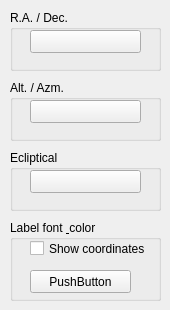
     <widget class="QWidget" name="stackedWidget_2Page5">
      <widget class="QGroupBox" name="groupBox">
       <property name="geometry">
        <rect>
         <x>10</x>
         <y>10</y>
         <width>151</width>
         <height>61</height>
        </rect>
       </property>
       <property name="title">
        <string>R.A. / Dec.</string>
       </property>
       <widget class="CPushColorButton" name="pushButton_8">
        <property name="geometry">
         <rect>
          <x>20</x>
          <y>20</y>
          <width>111</width>
          <height>23</height>
         </rect>
        </property>
        <property name="text">
         <string/>
        </property>
       </widget>
      </widget>
      <widget class="QGroupBox" name="groupBox_2">
       <property name="geometry">
        <rect>
         <x>10</x>
         <y>80</y>
         <width>151</width>
         <height>61</height>
        </rect>
       </property>
       <property name="title">
        <string>Alt. / Azm.</string>
       </property>
       <widget class="CPushColorButton" name="pushButton_9">
        <property name="geometry">
         <rect>
          <x>20</x>
          <y>20</y>
          <width>111</width>
          <height>23</height>
         </rect>
        </property>
        <property name="text">
         <string/>
        </property>
       </widget>
      </widget>
      <widget class="QGroupBox" name="groupBox_3">
       <property name="geometry">
        <rect>
         <x>10</x>
         <y>150</y>
         <width>151</width>
         <height>61</height>
        </rect>
       </property>
       <property name="title">
        <string>Ecliptical</string>
       </property>
       <widget class="CPushColorButton" name="pushButton_10">
        <property name="geometry">
         <rect>
          <x>20</x>
          <y>20</y>
          <width>111</width>
          <height>23</height>
         </rect>
        </property>
        <property name="text">
         <string/>
        </property>
       </widget>
      </widget>
      <widget class="QGroupBox" name="groupBox_18">
       <property name="geometry">
        <rect>
         <x>10</x>
         <y>220</y>
         <width>151</width>
         <height>81</height>
        </rect>
       </property>
       <property name="title">
        <string>Label font &amp; color</string>
       </property>
       <widget class="CFontColorButton" name="pushButton_55">
        <property name="geometry">
         <rect>
          <x>20</x>
          <y>50</y>
          <width>101</width>
          <height>23</height>
         </rect>
        </property>
        <property name="text">
         <string>PushButton</string>
        </property>
       </widget>
       <widget class="QCheckBox" name="checkBox_11">
        <property name="geometry">
         <rect>
          <x>20</x>
          <y>20</y>
          <width>121</width>
          <height>17</height>
         </rect>
        </property>
        <property name="text">
         <string>Show coordinates</string>
        </property>
       </widget>
      </widget>
     </widget>
